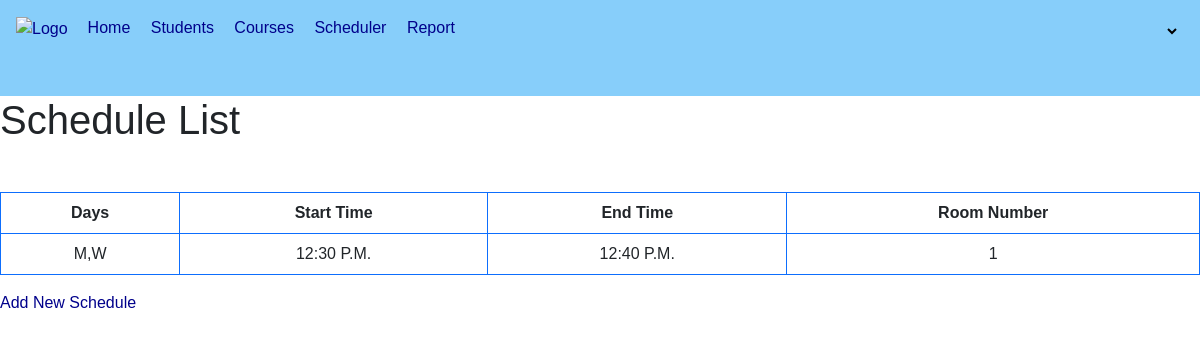
The page /schedule_list/ (signed in) on the database as committed earlier.
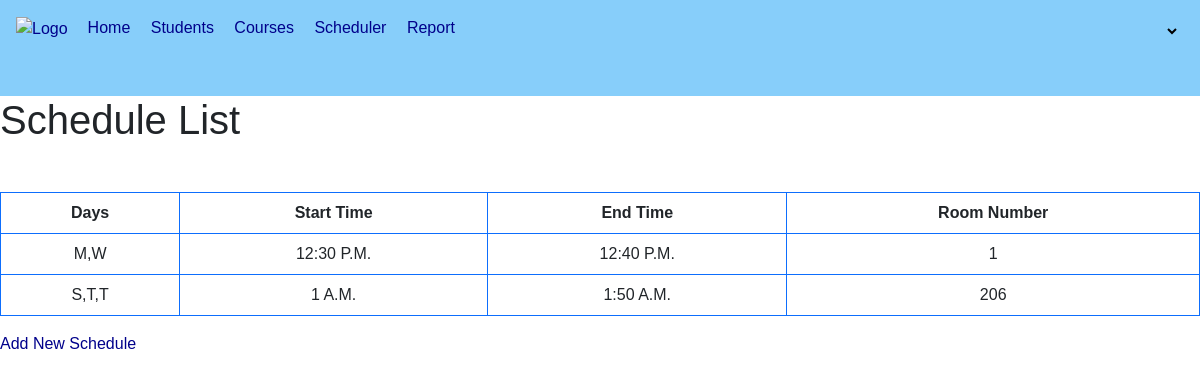
The same page on the database as committed later.
### courses/models.py (models this page shows, shortened)
class CourseSchedule(models.Model):
    DAY_CHOICES = (
        ('S,T,T', 'Sunday, Tuesday, Thursday'),
        ('M,W', 'Monday, Wednesday')
    )
    days = models.CharField(max_length=50, null=True, choices=DAY_CHOICES)
    start_time = models.TimeField(null=True)
    end_time = models.TimeField(null=True)
    room_no = models.CharField(max_length=10, null=True)

### courses/views.py (the view)
# urls.py: path('schedule_list/', views.schedule_list, name='schedule_list'),
@login_required
def schedule_list(request):
    if not request.user.is_superuser:
        raise PermissionDenied
    schedules = CourseSchedule.objects.all()
    return render(request, 'courses/Admin/schedule_list.html', {'schedules': schedules})

### courses/templates/courses/Admin/schedule_list.html (shortened to what this page needs)
{% extends "courses/Admin/mainadmin.html" %}
{% load static %}
{% block content %}
    <h1>Schedule List</h1>
        <table class="table table-bordered mt-5 text-center border-primary text-capitalize">
        <thead>
            <tr>
                <th>Days</th>
                <th>Start Time</th>
                <th>End Time</th>
                <th>Room Number</th>
            </tr>
        </thead>
        <tbody>
            {% for schedule in schedules %}
                <tr>
                    <td>{{ schedule.days }}</td>
                    <td>{{ schedule.start_time }}</td>
                    <td>{{ schedule.end_time }}</td>
                    <td>{{ schedule.room_no }}</td>
                </tr>
            {% endfor %}
        </tbody>
    </table>
    <a href="{% url 'add_schedule' %}">Add New Schedule</a>
    {% endblock content %}

Rows that differ between the two databases and show on the page:
added CourseSchedule: days "S,T,T", start_time "1 A.m.", end_time "1:50 A.m.", room_no "206"
